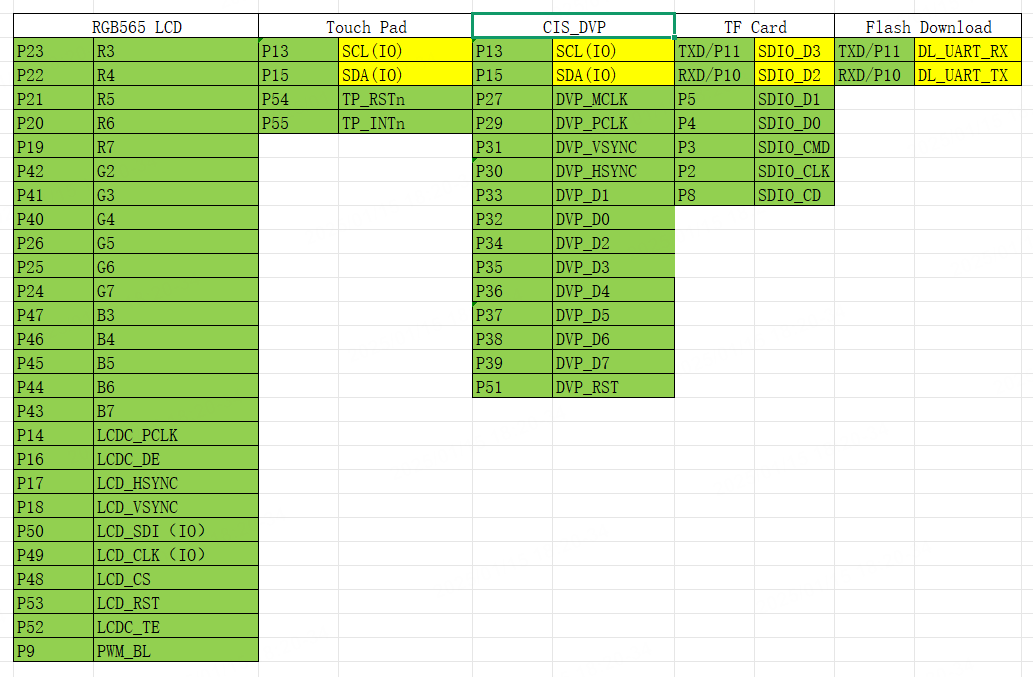
#> input picture LCD+CIS+TF IO配置.png, 1033 x 677 px
$ python make_compose_pet.py '../LCD+CIS+TF IO配置.png'
#> lines starting #> are read from the running program, lines starting #| are printed output that depends on the picture
#!/usr/bin/env python3
"""绿幕立绘 -> 合影用的 RGB565A8 常量位图，生成 source/embedded/src/modules/app_cam_pet.c

    python tools/make_compose_pet.py third_party/my_pet/右侧半身比耶.png --height 180

为什么要"处理一下"
------------------
源图是**绿幕底、完全不透明**的 PNG（alpha 全 255）。直接贴进照片会带一块绿板，
所以这里做三件事：

1. **抠像**：按"绿通道比 R/B 高出多少"算 alpha，边缘做软过渡（硬阈值会有锯齿）；
2. **去绿边**：半透明像素的 G 压到 max(R,B)，否则边缘一圈绿；
3. **缩放**：先预乘 alpha 再 LANCZOS 缩放、再还原，避免透明区（绿色）渗到边缘。

输出格式
--------
RGB565A8：前 W*H*2 字节是 RGB565，后 W*H 字节是 alpha。拍照时由 app_camera
逐像素混合进 BMP —— 所以合影是**真透明叠加**，不是贴一块方图。

尺寸按 `--height` 定（默认 180，照片是 240x320），宽度按原图比例算。
"""

import argparse
import hashlib
import sys
from pathlib import Path

try:
    from PIL import Image
except ImportError:
    sys.exit("需要 Pillow：pip install pillow")

OUT_C = Path(__file__).resolve().parent.parent / "source/embedded/src/modules/app_cam_pet.c"

# 抠像阈值：greenness = G - max(R,B)。绿幕实测约 200，角色身上最高的绿也就 40 左右。
THR_LO = 40.0
THR_HI = 90.0

TEMPLATE = """/**
 * @file app_cam_pet.c
 * @brief 合影用的角色立绘 —— **本文件由 tools/make_compose_pet.py 生成**。
 *
 * 源图：{src}
 * 源图 md5：{srcmd5}
 * 尺寸：{w}x{h}（原图 {ow}x{oh}，抠像后裁切）
 * 格式：RGB565A8 —— 前 W*H*2 字节 RGB565，后 W*H 字节 alpha
 * 字节数：{nbytes}（在 flash 里）
 *
 * **换了源图要重新跑一次生成**（命令见 tools/make_compose_pet.py）。别手改。
 */

#include "app_cam_pet.h"

#define PET_W {w}
#define PET_H {h}

static const uint8_t sg_pet_px[PET_W * PET_H * 3] = {{
{data}
}};

const APP_CAM_PET_T *app_cam_pet_get(void)
{{
    static const APP_CAM_PET_T t = {{
        .data = sg_pet_px,
        .w    = PET_W,
        .h    = PET_H,
    }};

    return &t;
}}
"""


def key_alpha(im):
    """按 greenness 算 alpha，附带去绿边。返回 RGBA。"""
    im = im.convert("RGBA")
    w, h = im.size
    px = im.load()
    span = THR_HI - THR_LO

    for y in range(h):
        for x in range(w):
            r, g, b, _ = px[x, y]
            green = g - max(r, b)

            if green <= THR_LO:
                a = 255
            elif green >= THR_HI:
                a = 0
            else:
                a = int(255.0 * (THR_HI - green) / span)

            # 去绿边：半透明的边缘像素把 G 压到 max(R,B)，不然缩完一圈绿。
            if a < 255:
                g = min(g, max(r, b))

            px[x, y] = (r, g, b, a)

    return im


def crop_alpha(im, margin=2):
    bbox = im.getchannel("A").getbbox()
    if bbox is None:
        sys.exit("抠完什么都不剩 —— 阈值不对？")
    x0, y0, x1, y1 = bbox
    w, h = im.size
    return im.crop((max(0, x0 - margin), max(0, y0 - margin),
                    min(w, x1 + margin), min(h, y1 + margin)))


def resize_premultiplied(im, height):
    from PIL import ImageChops

    w, h = im.size
    width = max(1, round(w * height / h))

    # 预乘 -> 缩放 -> 还原：不这么做的话，Lanczos 会把透明像素的 RGB 混进边缘。
    r, g, b, a = im.split()
    r = ImageChops.multiply(r, a)
    g = ImageChops.multiply(g, a)
    b = ImageChops.multiply(b, a)

    pm = Image.merge("RGBA", (r, g, b, a)).resize((width, height), Image.LANCZOS)

    src = pm.load()
    out = Image.new("RGBA", pm.size)
    dst = out.load()
    for y in range(height):
        for x in range(width):
            pr, pg, pb, pa = src[x, y]
            if pa == 0:
                dst[x, y] = (0, 0, 0, 0)
            elif pa == 255:
                dst[x, y] = (pr, pg, pb, 255)
            else:
                f = 255.0 / pa
                dst[x, y] = (min(255, int(pr * f + 0.5)),
                             min(255, int(pg * f + 0.5)),
                             min(255, int(pb * f + 0.5)), pa)
    return out


def pack(im):
    """RGB565 平面 + alpha 平面，拼成一个字节串。"""
    w, h = im.size
    px = im.load()
    rgb = bytearray(w * h * 2)
    alp = bytearray(w * h)

    i = 0
    for y in range(h):
        for x in range(w):
            r, g, b, a = px[x, y]
            v = ((r >> 3) << 11) | ((g >> 2) << 5) | (b >> 3)
            rgb[i * 2] = v & 0xFF
            rgb[i * 2 + 1] = (v >> 8) & 0xFF
            alp[i] = a
            i += 1

    return bytes(rgb) + bytes(alp), w, h


def main():
    ap = argparse.ArgumentParser()
    ap.add_argument("src")
    ap.add_argument("--height", type=int, default=180, help="合影时角色的高度（像素）")
    args = ap.parse_args()

    src = Path(args.src)
    raw = src.read_bytes()
    ow, oh = Image.open(src).size
#> ow = 1033; oh = 677

    im = resize_premultiplied(crop_alpha(key_alpha(Image.open(src))), args.height)
#> in key_alpha, im is the input picture: PIL image 1033x677 RGBA; mean R, G, B, A 205.8, 227, 177, 255
#> in crop_alpha, `bbox = im.getchannel("A").getbbox()`: bbox = (0, 0, 1033, 677)
#> in crop_alpha, `x0, y0, x1, y1 = bbox`: x0 = 0; x1 = 1033; y1 = 677
#> in crop_alpha, `return im.crop((max(0, x0 - margin), max(0, y0 - margin), min(w, x1 + ..`:
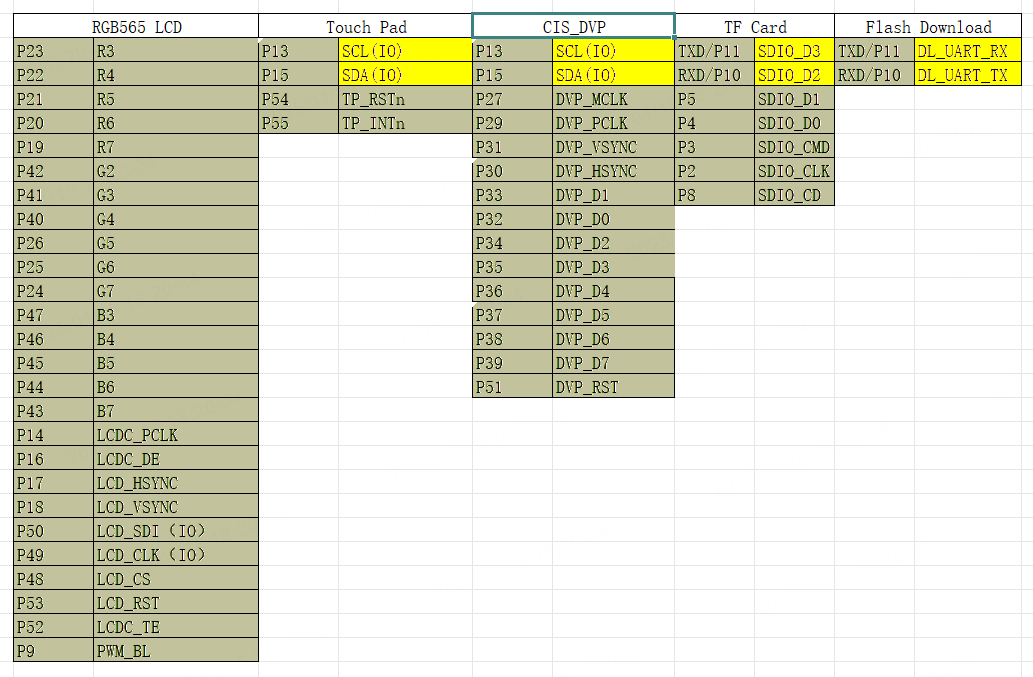
#> returned value: PIL image 1033x677 RGBA; mean R, G, B, A 205.8, 206.1, 177, 216.5; transparent parts drawn white
#> in resize_premultiplied, `w, h = im.size`: w = 1033; h = 677
#> in resize_premultiplied, `width = max(1, round(w * height / h))`: width = 275
#> in resize_premultiplied, `r, g, b, a = im.split()`:
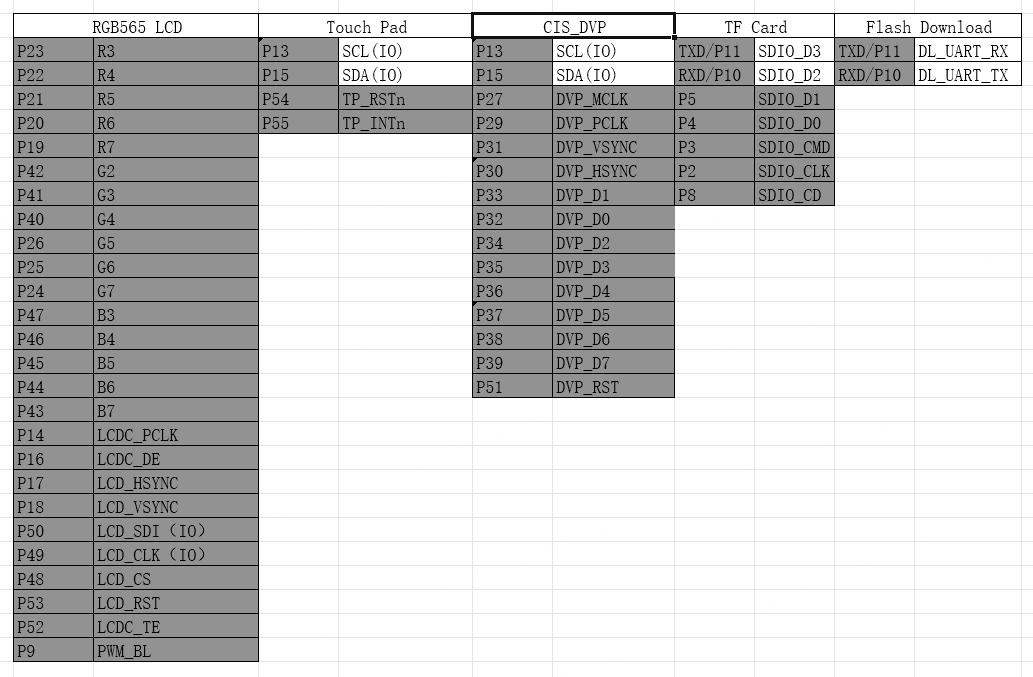
#> r: PIL image 1033x677 L; min 0, max 255, mean 205.8
#> in resize_premultiplied, `r, g, b, a = im.split()`:
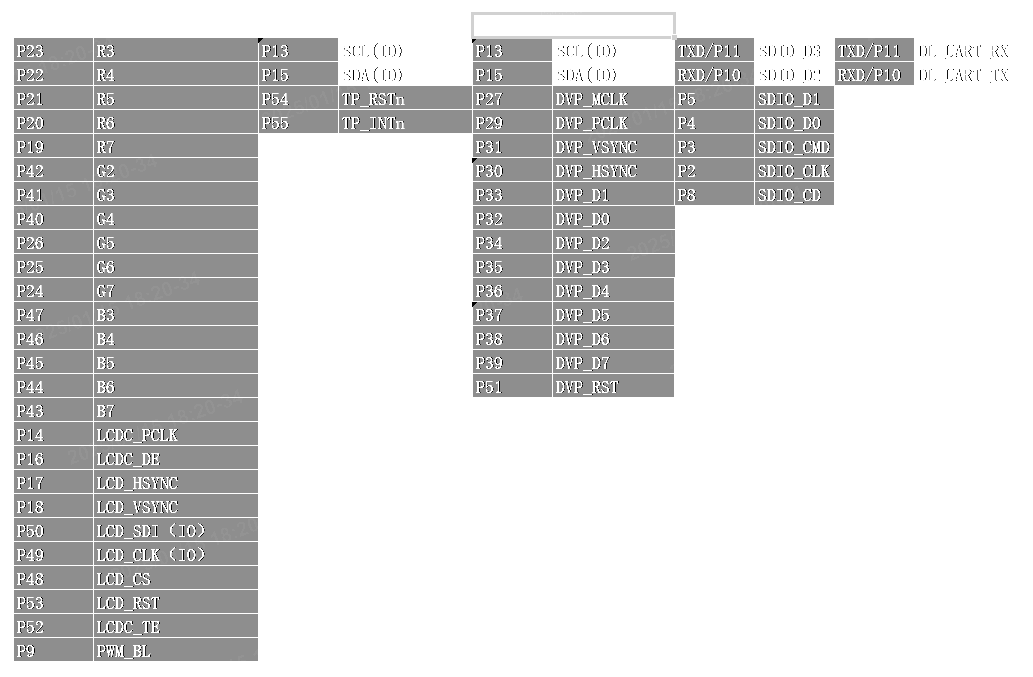
#> a: PIL image 1033x677 L; min 0, max 255, mean 216.5
#> in resize_premultiplied, `r = ImageChops.multiply(r, a)`:
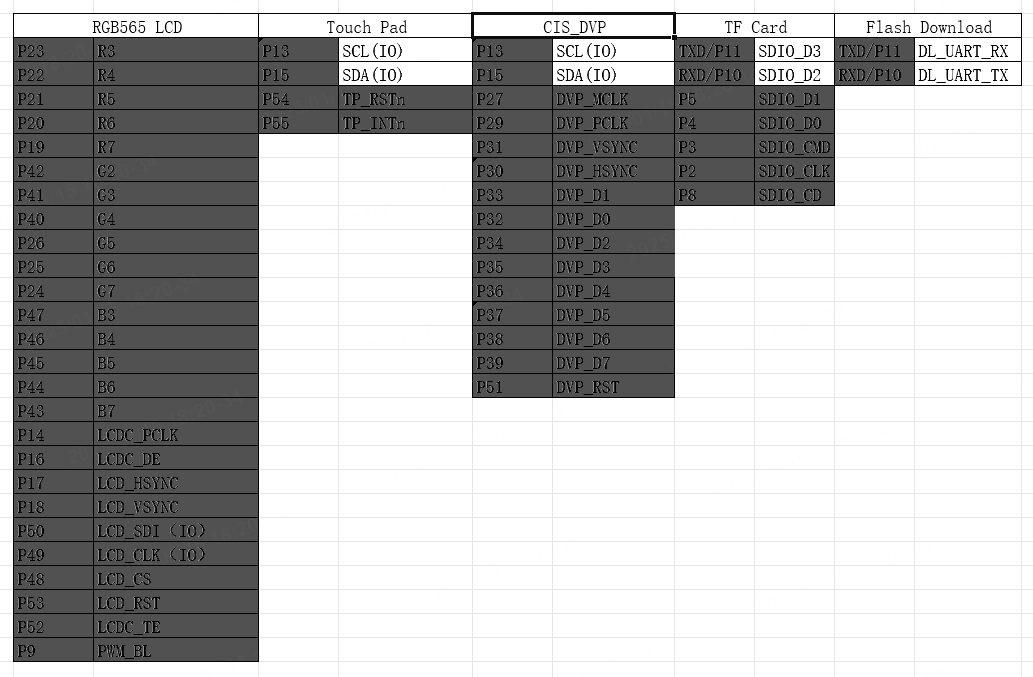
#> r: PIL image 1033x677 L; min 0, max 255, mean 184.1
#> in resize_premultiplied, `b = ImageChops.multiply(b, a)`:
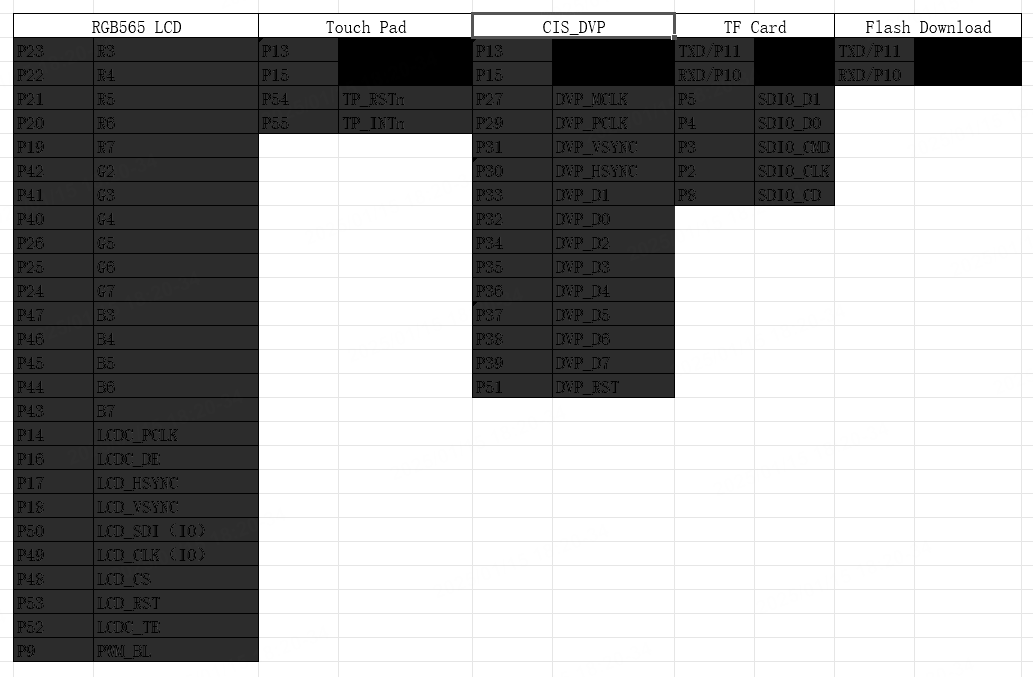
#> b: PIL image 1033x677 L; min 0, max 255, mean 164.8
#> in resize_premultiplied, `pm = Image.merge("RGBA", (r, g, b, a)).resize((width, height), Image.L..`:
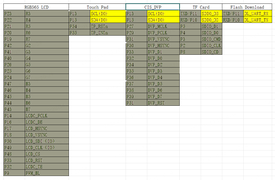
#> pm: PIL image 275x180 RGBA; mean R, G, B, A 183.1, 183.4, 164.3, 216.4; transparent parts drawn white
#> in resize_premultiplied, `out = Image.new("RGBA", pm.size)`: out: PIL image 275x180 RGBA; every value is 0
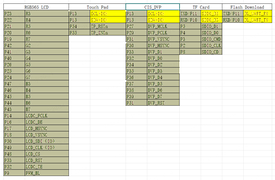
#> im: PIL image 275x180 RGBA; mean R, G, B, A 202.5, 202.8, 174.8, 216.4; transparent parts drawn white
    data, w, h = pack(im)
#> after the loop in pack, `for y in range(h):`: i = 49500
#> w = 275; h = 180

    lines = []
    for i in range(0, len(data), 16):
        lines.append("    " + ", ".join("0x%02X" % v for v in data[i:i + 16]) + ",")
#> this loop made 9282 passes
#> i on passes 2 to 4: 16, 32, 48
#> after the loop, lines = 9282 items

    OUT_C.write_text(TEMPLATE.format(
        src=src.as_posix(), srcmd5=hashlib.md5(raw).hexdigest(),
        w=w, h=h, ow=ow, oh=oh, nbytes=len(data),
        data="\n".join(lines),
    ), encoding="utf-8")

    print(f"{OUT_C}  {w}x{h}  {len(data)} 字节")
#| source/embedded/src/modules/app_cam_pet.c  275x180  148500 字节


if __name__ == "__main__":
    main()
